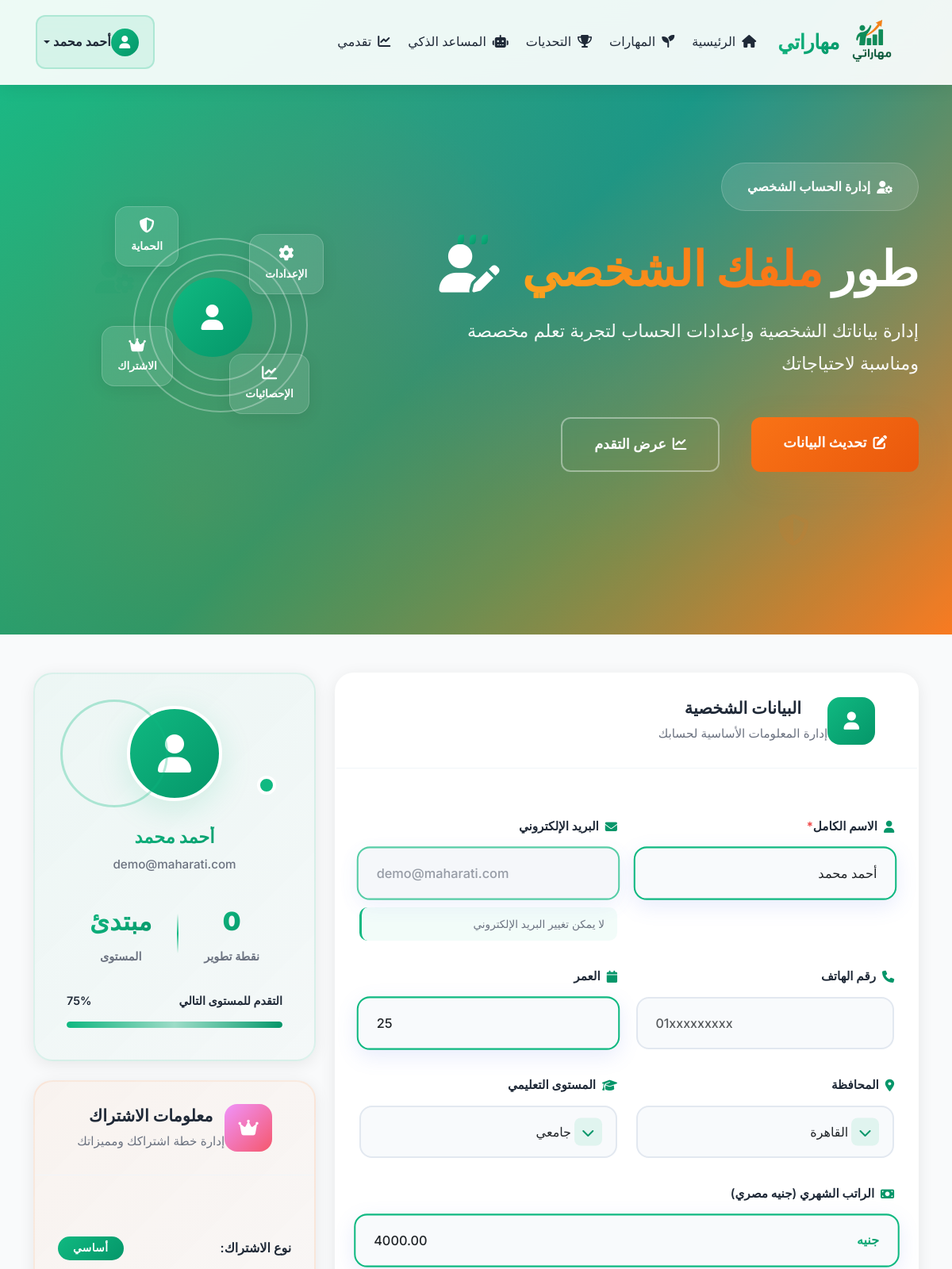
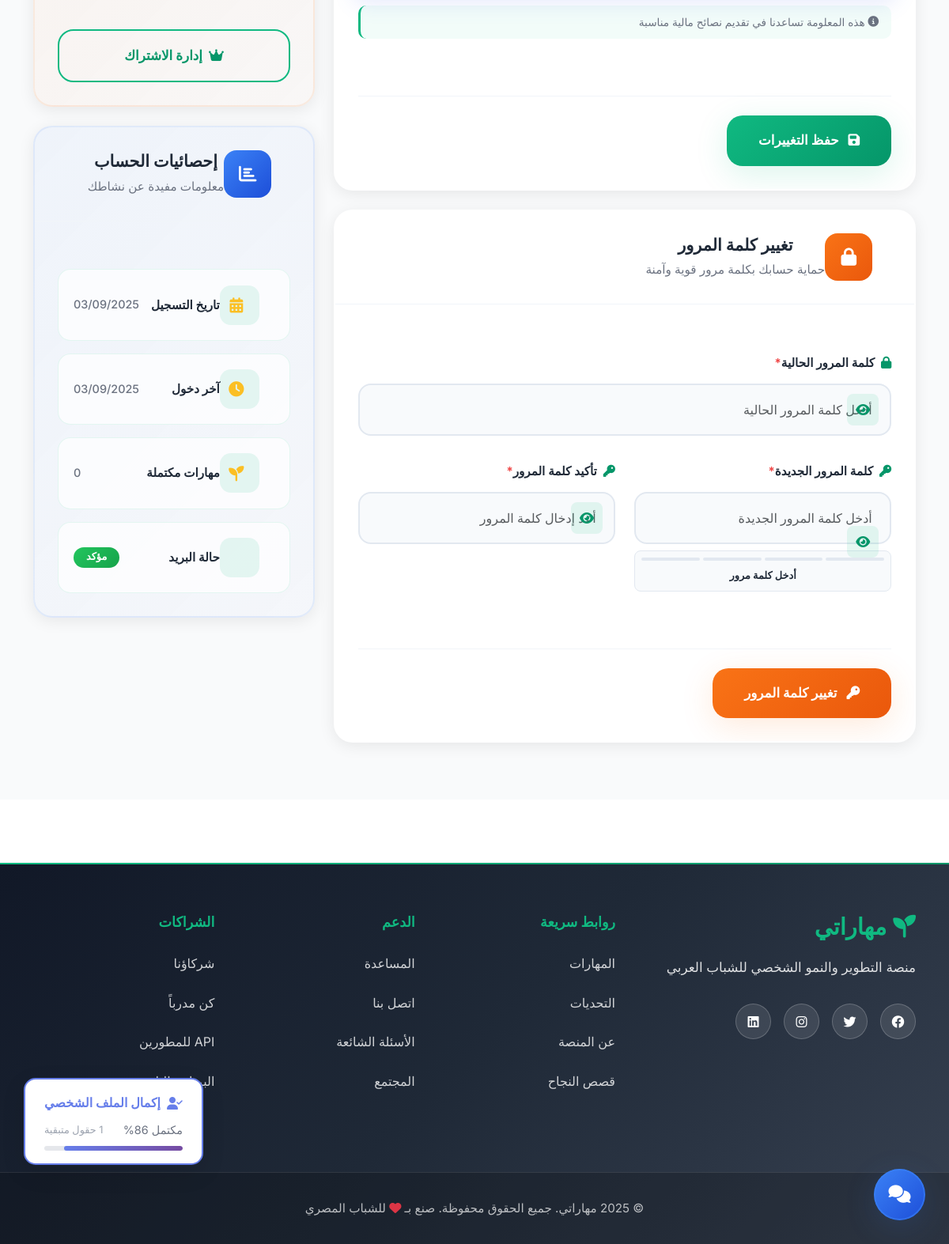
The app's page /profile.php (signed in) with its own data (2 pictures, top to bottom).
### tables this page shows
CREATE TABLE user_points (
    id INT PRIMARY KEY AUTO_INCREMENT,
    user_id INT NOT NULL,
    total_points INT DEFAULT 0,
    level_name VARCHAR(50) DEFAULT 'مبتدئ',
    achievements JSON,
    last_updated TIMESTAMP DEFAULT CURRENT_TIMESTAMP ON UPDATE CURRENT_TIMESTAMP,
    FOREIGN KEY (user_id) REFERENCES users(id) ON DELETE CASCADE,
    UNIQUE KEY unique_user (user_id),
    INDEX idx_points (total_points)
);

CREATE TABLE users (
    id INT PRIMARY KEY AUTO_INCREMENT,
    name VARCHAR(100) NOT NULL,
    email VARCHAR(150) UNIQUE NOT NULL,
    password_hash VARCHAR(255) NOT NULL,
    phone VARCHAR(20),
    age INT,
    governorate VARCHAR(50),
    education_level ENUM('secondary', 'university', 'graduate', 'postgraduate'),
    current_income DECIMAL(10,2) DEFAULT 0.00,
    subscription_type ENUM('free', 'basic', 'premium') DEFAULT 'free',
    subscription_expires DATE,
    email_verified BOOLEAN DEFAULT FALSE,
    email_verification_token VARCHAR(100),
    password_reset_token VARCHAR(100),
    password_reset_expires TIMESTAMP NULL,
    created_at TIMESTAMP DEFAULT CURRENT_TIMESTAMP,
    last_login TIMESTAMP DEFAULT CURRENT_TIMESTAMP ON UPDATE CURRENT_TIMESTAMP,
    is_active BOOLEAN DEFAULT TRUE,
    INDEX idx_email (email),
    INDEX idx_subscription (subscription_type, subscription_expires),
    INDEX idx_active (is_active)
);

### profile.php (the view, shortened to what the rows shown need)
<?php
require_once 'config/config.php';
$userObj = new User();
$userResult = $userObj->getUserProfile($_SESSION['user_id']);
$user = $userResult['user'];
$governorates = [
    'القاهرة', 'الجيزة', 'الإسكندرية', 'الدقهلية', 'البحيرة', 'الفيوم', 'الغربية', 'الإسماعيلية',
    'المنوفية', 'المنيا', 'القليوبية', 'الوادي الجديد', 'السويس', 'أسوان', 'أسيوط', 'بني سويف',
    'بورسعيد', 'دمياط', 'الشرقية', 'جنوب سيناء', 'كفر الشيخ', 'مطروح', 'الأقصر', 'قنا',
    'شمال سيناء', 'سوهاج', 'الأحمر'
];
?>
<!DOCTYPE html>
<html lang="ar" dir="rtl">
<head>
    <link href="https://cdnjs.cloudflare.com/ajax/libs/font-awesome/6.4.0/css/all.min.css" rel="stylesheet">
    <link href="https://cdn.jsdelivr.net/npm/bootstrap@5.3.0/dist/css/bootstrap.rtl.min.css" rel="stylesheet">
    <link href="https://unpkg.com/aos@2.3.1/dist/aos.css" rel="stylesheet">
    <link href="css/index-styles.css" rel="stylesheet">
    <link href="css/profile-styles.css" rel="stylesheet">
</head>
<body>
    <nav class="navbar navbar-expand-lg fixed-top glass-nav py-2" id="mainNavbar" style="min-height: 100px;">
        <div class="container">
            <div class="collapse navbar-collapse" id="navbarNav">
                <ul class="navbar-nav">
                    <li class="nav-item dropdown">
                        <a class="nav-link dropdown-toggle user-dropdown" href="#" id="userDropdown" role="button" data-bs-toggle="dropdown">
                            <div class="user-avatar">
                                <i class="fas fa-user"></i>
                            </div>
                            <span class="user-name"><?php echo htmlspecialchars($user['name'] ?? 'المستخدم'); ?></span>
                        </a>
                    </li>
                </ul>
            </div>
        </div>
    </nav>
    <section class="profile-hero-section position-relative overflow-hidden">
        <div class="container">
            <div class="row align-items-center min-vh-100">
                <div class="col-lg-7" data-aos="fade-right">
                    <div class="hero-content">
                        <h1 class="hero-title mb-4">
                            طور <span class="gradient-text">ملفك الشخصي</span>
                            <div class="growth-animation">
                                <i class="fas fa-user-edit"></i>
                                <div class="growth-leaves">
                                    <span class="leaf leaf-1"></span>
                                    <span class="leaf leaf-2"></span>
                                    <span class="leaf leaf-3"></span>
                                </div>
                            </div>
                        </h1>
                    </div>
                </div>
            </div>
        </div>
    </section>
    <section class="profile-content-section py-5" id="profile-form">
        <div class="container">
            <div class="row g-4">
                <div class="col-lg-8">
                    <div class="modern-card profile-form-card" data-aos="fade-up">
                        <div class="card-body">
                            <form method="POST" class="modern-form">
                                <div class="row">
                                    <div class="col-md-6">
                                        <div class="form-group">
                                            <div class="input-wrapper">
                                                <input type="text" class="form-control modern-input" name="name"
                                                       value="<?php echo htmlspecialchars($user['name']); ?>"
                                                       required placeholder="أدخل اسمك الكامل">
                                            </div>
                                        </div>
                                    </div>
                                    <div class="col-md-6">
                                        <div class="form-group">
                                            <div class="input-wrapper">
                                                <input type="email" class="form-control modern-input"
                                                       value="<?php echo htmlspecialchars($user['email']); ?>"
                                                       disabled placeholder="البريد الإلكتروني">
                                            </div>
                                        </div>
                                    </div>
                                    <div class="col-md-6">
                                        <div class="form-group">
                                            <div class="input-wrapper">
                                                <input type="number" class="form-control modern-input" name="age"
                                                       value="<?php echo htmlspecialchars($user['age'] ?? ''); ?>"
                                                       min="13" max="100" placeholder="العمر">
                                            </div>
                                        </div>
                                    </div>
                                    <div class="col-md-6">
                                        <div class="form-group">
                                            <div class="select-wrapper">
                                                <select class="form-select modern-select" name="governorate">
                                                    <?php foreach ($governorates as $gov): ?>
                                                        <option value="<?php echo $gov; ?>"
                                                                <?php echo ($user['governorate'] ?? '') === $gov ? 'selected' : ''; ?>>
                                                            <?php echo $gov; ?>
                                                        </option>
                                                    <?php endforeach; ?>
                                                </select>
                                                <div class="select-arrow">
                                                </div>
                                            </div>
                                        </div>
                                    </div>
                                    <div class="col-md-6">
                                        <div class="form-group">
                                            <div class="select-wrapper">
                                                <select class="form-select modern-select" name="education_level">
                                                    <option value="university" <?php echo ($user['education_level'] ?? '') === 'university' ? 'selected' : ''; ?>>جامعي</option>
                                                </select>
                                                <div class="select-arrow">
                                                </div>
                                            </div>
                                        </div>
                                    </div>
                                    <div class="col-12">
                                        <div class="form-group">
                                            <div class="input-wrapper">
                                                <input type="number" class="form-control modern-input" name="current_income"
                                                       value="<?php echo htmlspecialchars($user['current_income'] ?? ''); ?>"
                                                       min="0" step="100" placeholder="0">
                                                <div class="input-suffix">جنيه</div>
                                            </div>
                                        </div>
                                    </div>
                                </div>
                            </form>
                        </div>
                    </div>
                </div>
                <div class="col-lg-4">
                    <div class="modern-card profile-sidebar-card" data-aos="fade-up">
                        <div class="card-body text-center">
                            <div class="profile-avatar-large">
                                <div class="avatar-wrapper">
                                </div>
                                <div class="avatar-ring"></div>
                                <div class="status-indicator online"></div>
                            </div>
                            <h5 class="profile-name"><?php echo htmlspecialchars($user['name']); ?></h5>
                            <p class="profile-email"><?php echo htmlspecialchars($user['email']); ?></p>
                            <div class="profile-metrics">
                                <div class="metric-item">
                                </div>
                                <div class="metric-divider"></div>
                                <div class="metric-item">
                                    <div class="metric-value"><?php echo $user['level_name'] ?? 'مبتدئ'; ?></div>
                                    <div class="metric-label">المستوى</div>
                                </div>
                            </div>
                            <div class="level-progress">
                                <div class="progress-info">
                                </div>
                                <div class="skill-progress">
                                </div>
                            </div>
                        </div>
                    </div>
                    <div class="modern-card subscription-card" data-aos="fade-up" data-aos-delay="100">
                        <div class="card-body">
                            <div class="subscription-info">
                                <div class="info-item">
                                    <span class="info-label">نوع الاشتراك:</span>
                                    <span class="badge subscription-badge badge-<?php echo $user['subscription_type'] === 'free' ? 'secondary' : ($user['subscription_type'] === 'basic' ? 'primary' : 'warning'); ?>">
                                        <?php
                                        $subscriptionTypes = [
                                            'free' => 'مجاني',
                                            'basic' => 'أساسي',
                                            'premium' => 'مميز'
                                        ];
                                        echo $subscriptionTypes[$user['subscription_type']] ?? 'مجاني';
                                        ?>
                                    </span>
                                </div>
                            </div>
                        </div>
                    </div>
                    <div class="modern-card stats-card" data-aos="fade-up" data-aos-delay="200">
                        <div class="card-body">
                            <div class="stats-list">
                                <div class="stat-item">
                                    <div class="stat-content">
                                        <span class="stat-label">تاريخ التسجيل</span>
                                        <span class="stat-value"><?php echo date('d/m/Y', strtotime($user['created_at'])); ?></span>
                                    </div>
                                </div>
                                <div class="stat-item">
                                    <div class="stat-content">
                                        <span class="stat-label">آخر دخول</span>
                                        <span class="stat-value"><?php echo date('d/m/Y', strtotime($user['last_login'])); ?></span>
                                    </div>
                                </div>
                            </div>
                        </div>
                    </div>
                </div>
            </div>
        </div>
    </section>
</body>
</html>

### records on screen
user_points: user.name "أحمد محمد", name "أحمد محمد", user.email "demo@maharati.com", age "25", current_income "4000.00", level_name "مبتدئ", user.subscription_type "أساسي", user.created_at "03/09/2025", user.last_login "03/09/2025"
users: governorate "القاهرة", education_level "جامعي"
